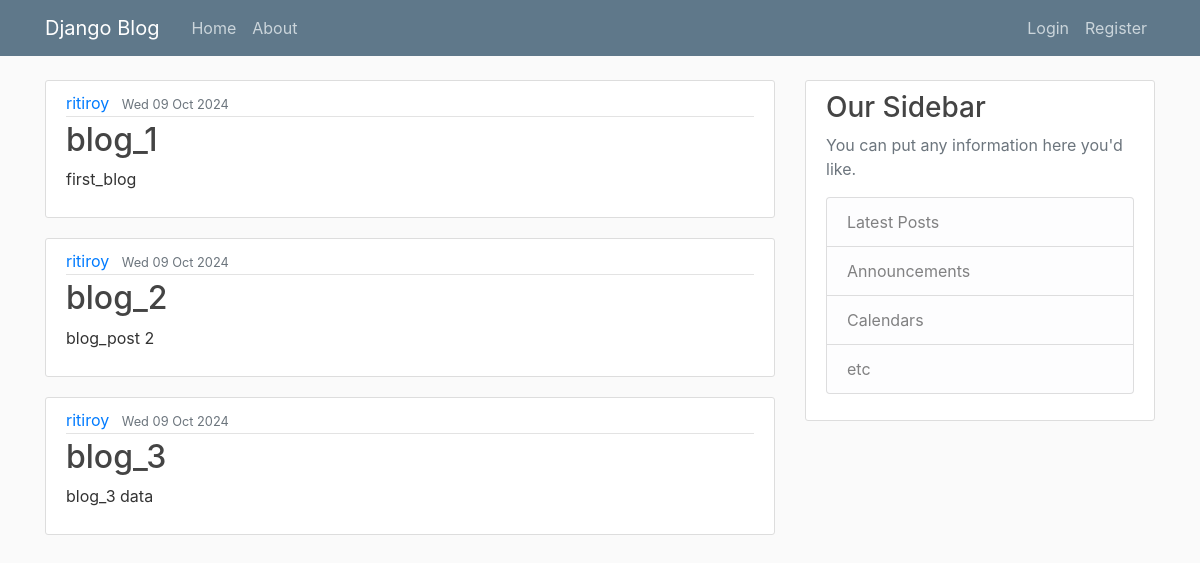
/home/, run on the app's committed database.
### blog/models.py (models this page shows, shortened)
class Post(models.Model):
    title = models.CharField(max_length=100)
    content = models.TextField()
    date_posted = models.DateTimeField(default = timezone.now)
    author = models.ForeignKey(User,on_delete=models.CASCADE)

### blog/views.py (the view)
# urls.py: path('home/', views.first_program, name='home_page'),
def first_program(request):
    context = {
        'content':Post.objects.all()
    }
    return render(request,'home.html',context)

### blog/templates/home.html
{% extends "base.html" %}
{% block content %}
    {% for post in content %}
        <article class="media content-section">
            <div class="media-body">
            <div class="article-metadata">
                <a class="mr-2" href="#">{{ post.author }}</a>
                <small class="text-muted">{{ post.date_posted|date:"D d M Y" }} </small>
            </div>
            <h2><a class="article-title" href="#">{{ post.title }}</a></h2>
            <p class="article-content">{{ post.content }}</p>
            </div>
        </article>
    {%endfor%}
{% endblock %}

### blog/static/blog/main.css (style rules this page uses)
body { background: #fafafa; color: #333333; margin-top: 5rem; }
h1, h2, h3, h4, h5, h6 { color: #444444; }
.content-section { background: #ffffff; padding: 10px 20px; border: 1px solid #dddddd; border-radius: 3px; margin-bottom: 20px; }
.article-title { color: #444444; }
.article-content { white-space: pre-line; }
.article-metadata { padding-bottom: 1px; margin-bottom: 4px; border-bottom: 1px solid #e3e3e3 }

### data on the page
Post: author "ritiroy", date_posted "Wed 09 Oct 2024", title "blog_1", content "first_blog"
Post: author "ritiroy", date_posted "Wed 09 Oct 2024", title "blog_2", content "blog_post 2"
Post: author "ritiroy", date_posted "Wed 09 Oct 2024", title "blog_3", content "blog_3 data"
